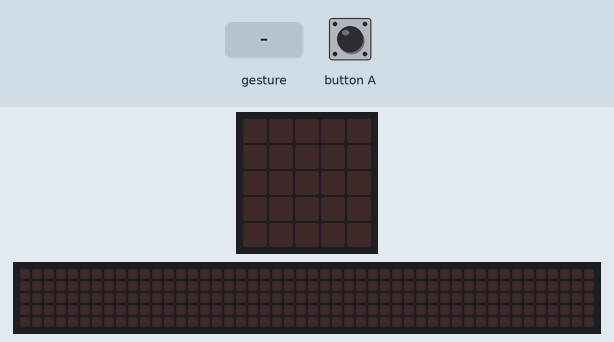
Simulated run of this program. Board: BBC micro:bit running MicroPython. Shown: the board's 5×5 LED display, a strip that is not on the board, showing the scrolling text unrolled. The test bench sets the inputs (shaded band). Random numbers come from a fixed seed; a tilt is held for 1.5 s and a shake lasts 1 s, then the board lies face up again; the 48×5 strip is a reading aid, not a part: it shows the text the display is scrolling, unrolled, one strip-width of it at a time.

Above: at 1.2 s.
1.3 s: button A pressed for 0.15 s
At 3.7 s:
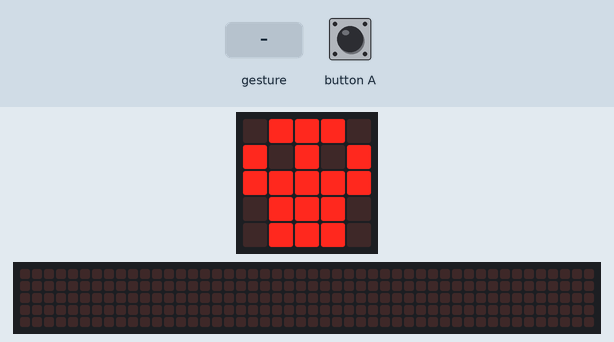
At 4.3 s:
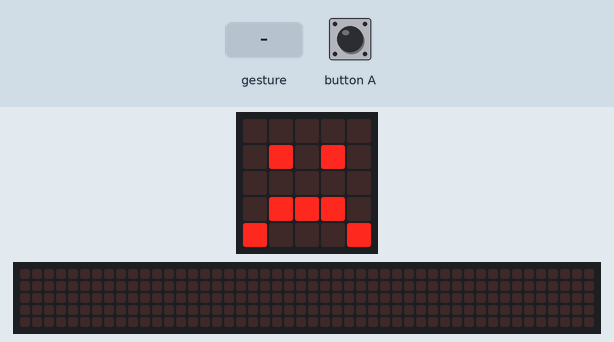
4.4 s: button A held down
At 5.17 s:
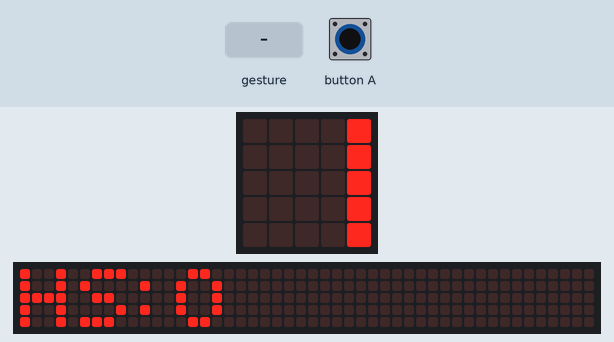
7.4 s: button A released
10.4 s: button A held down
13.4 s: gesture 'shake'
At 18.5 s:
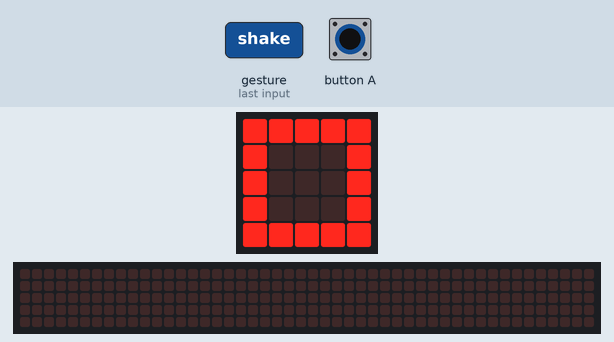
19.4 s: button A released
Timing chart, 0 to 22.4 s (numbered marks = the images above; inputs shaded):
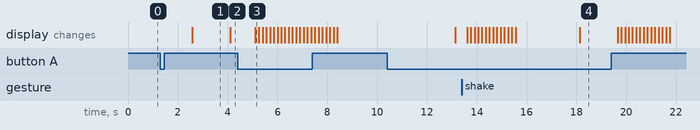

The program:

coin_flipper.py
```python
from microbit import *
import random


score = 0
high_score = 0
game_active = False

while True:

    if button_a.is_pressed() and not game_active:
        game_active = True
        display.clear()


        wait_time = random.randint(1000, 3000)
        sleep(wait_time)


        target_is_skull = random.getrandbits(1)

        if target_is_skull:
            display.show(Image.SKULL)
        else:
            display.show(Image.SQUARE)

        start_time = running_time()
        success = False


        while running_time() - start_time < 1500:
            if accelerometer.was_gesture('shake'):
                if target_is_skull:
                    success = True
                break
            sleep(20)

        if not target_is_skull and not accelerometer.was_gesture('shake'):
            success = True


        if success:
            score += 1
            if score > high_score:
                high_score = score
            display.scroll("+" + str(score))
        else:
            display.show(Image.SAD)
            sleep(1000)
            display.scroll("HS:" + str(high_score))
            score = 0 # Vynulování skóre

        game_active = False
    sleep(10)
```

Measured:
- after the input at 1.3 s, the display: changes after 1.3 s (image 1)
- what the display in image 1 shows lasts 1.5 s, from 2.6 s to 4.1 s
